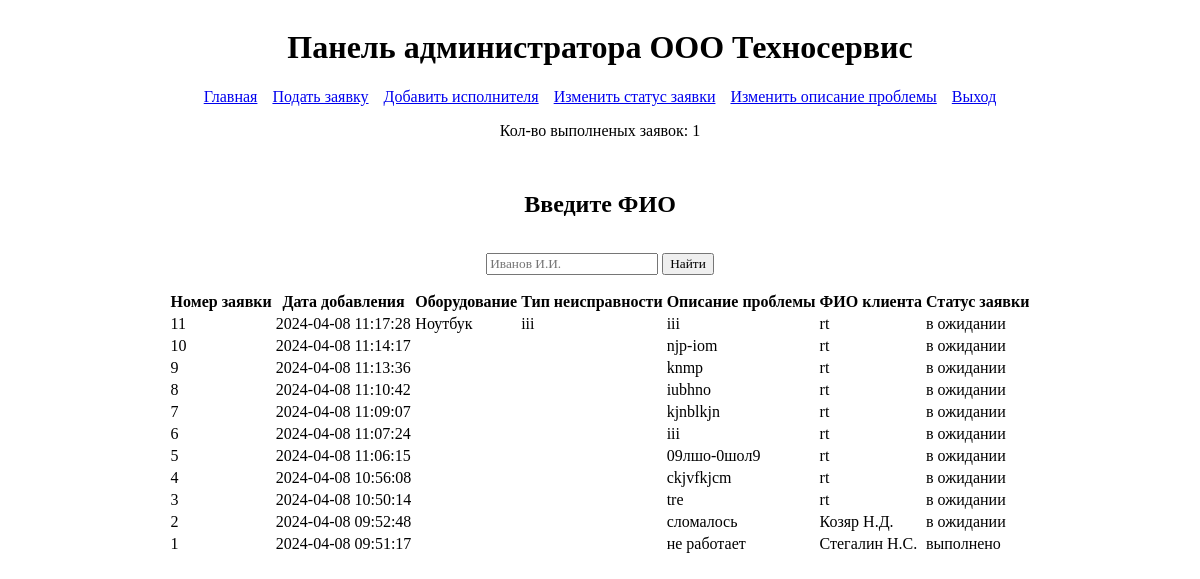
The app's page /admin.php (signed in) with its own data.
### tables this page shows
CREATE TABLE `problems` (
  `id` int NOT NULL,
  `date_start` timestamp NOT NULL DEFAULT CURRENT_TIMESTAMP,
  `oborud` varchar(255) NOT NULL,
  `neispravnost` varchar(255) NOT NULL,
  `opisanie` text NOT NULL,
  `fio` varchar(255) NOT NULL,
  `status` set('в ожидании','в работе','выполнено') NOT NULL DEFAULT 'в ожидании',
  `date_end` timestamp NULL DEFAULT NULL,
  `id_user` int DEFAULT NULL,
  `id_worker` int DEFAULT NULL
);

### admin.php (the view, shortened to what this page needs)
<?php
            require_once('db.php');
        $counter=mysqli_query($link, "SELECT COUNT(*) as count FROM problems WHERE status='выполнено'");
        $count=mysqli_fetch_assoc($counter);
        $count_res= $count['count'];
?>
<!DOCTYPE html>
<html lang="en">
<head>
    <link rel="stylesheet" href="css/style.css">
</head>
<body>
    <header>
        <h1>Панель администратора ООО Техносервис</h1>
    </header>
    <nav>
        <a href="admin.php">Главная</a>
        <a href="problems.php">Подать заявку</a>
        <a href="add_worker.php">Добавить исполнителя</a>
        <a href="update_problem_status.php">Изменить статус заявки</a>
        <a href="update_problem_opisanie.php">Изменить описание проблемы</a>
        <a href="logout.php">Выход</a>
    </nav>
    <main>
        <p>Кол-во выполненых заявок: <?php echo $count_res;?> </p>
        <h2>Введите ФИО</h2>
        <form method="POST">
            <input type="text" name="fio" id="fio" placeholder = "Иванов И.И.">
            <button>Найти</button>
        </form>
        <table>
            <tr>
                <th>Номер заявки</th>
                <th>Дата добавления</th>
                <th>Оборудование</th>
                <th>Тип неисправности</th>
                <th>Описание проблемы</th>
                <th>ФИО клиента</th>
                <th>Статус заявки</th>
            </tr>
<?php
    require_once("db.php");
    if (!empty($_POST['fio'])){
    $search_fio=mysqli_query($link, "SELECT * FROM problems WHERE fio='$_POST[fio]'");
    while ($row_0=mysqli_fetch_assoc($search_fio)){
        echo "<tr>
                <td>$row_0[id]</td>
                <td>$row_0[date_start]</td>
                <td>$row_0[oborud]</td>
                <td>$row_0[neispravnost]</td>
                <td>$row_0[opisanie]</td>
                <td>$row_0[fio]</td>
                <td>$row_0[status]</td>
                </tr>";
    }
    }
    else{
    $result=mysqli_query($link, "SELECT * FROM problems ORDER BY id DESC");
    while ($row=mysqli_fetch_assoc($result)){
        echo "<tr>
                <td>$row[id]</td>
                <td>$row[date_start]</td>
                <td>$row[oborud]</td>
                <td>$row[neispravnost]</td>
                <td>$row[opisanie]</td>
                <td>$row[fio]</td>
                <td>$row[status]</td>
                </tr>";
    }
}
?>
    </main>
</body>
</html>

### style.css (style rules this page uses)
* { font-family: Verdana; }
header { display: flex; align-items: center; justify-content: center; }
nav { display: flex; align-items: center; justify-content: center; gap: 15px; }
main { display: flex; align-items: center; justify-content: center; flex-direction: column; gap: 15px; }

### records on screen
problems: id "11", date_start "2024-04-08 11:17:28", oborud "Ноутбук", neispravnost "iii", opisanie "iii", fio "rt", status "в ожидании"
problems: id "10", date_start "2024-04-08 11:14:17", opisanie "njp-iom", fio "rt", status "в ожидании"
problems: id "9", date_start "2024-04-08 11:13:36", opisanie "knmp", fio "rt", status "в ожидании"
problems: id "8", date_start "2024-04-08 11:10:42", opisanie "iubhno", fio "rt", status "в ожидании"
problems: id "7", date_start "2024-04-08 11:09:07", opisanie "kjnblkjn", fio "rt", status "в ожидании"
problems: id "6", date_start "2024-04-08 11:07:24", opisanie "iii", fio "rt", status "в ожидании"
problems: id "5", date_start "2024-04-08 11:06:15", opisanie "09лшо-0шол9", fio "rt", status "в ожидании"
problems: id "4", date_start "2024-04-08 10:56:08", opisanie "ckjvfkjcm", fio "rt", status "в ожидании"
problems: id "3", date_start "2024-04-08 10:50:14", opisanie "tre", fio "rt", status "в ожидании"
problems: id "2", date_start "2024-04-08 09:52:48", opisanie "сломалось", fio "Козяр Н.Д.", status "в ожидании"
problems: id "1", date_start "2024-04-08 09:51:17", opisanie "не работает", fio "Стегалин Н.С.", status "выполнено"

### other values on screen
$count_res "1"
